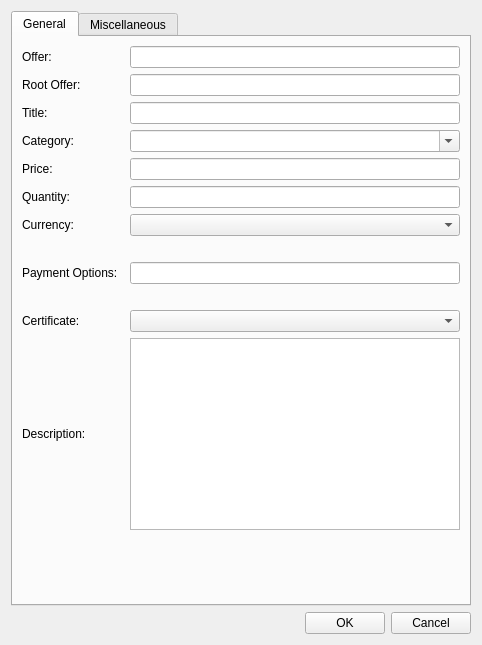
<?xml version="1.0" encoding="UTF-8"?>
<ui version="4.0">
 <class>EditOfferDialog</class>
 <widget class="QWidget" name="EditOfferDialog">
  <property name="geometry">
   <rect>
    <x>0</x>
    <y>0</y>
    <width>482</width>
    <height>645</height>
   </rect>
  </property>
  <property name="windowTitle">
   <string>Edit Offer</string>
  </property>
  <layout class="QVBoxLayout" name="verticalLayout_2">
   <item>
    <widget class="QTabWidget" name="EditOfferDialogTab">
     <property name="currentIndex">
      <number>0</number>
     </property>
     <widget class="QWidget" name="tab_general">
      <attribute name="title">
       <string>General</string>
      </attribute>
      <layout class="QGridLayout" name="gridLayout" columnstretch="0,0">
       <property name="horizontalSpacing">
        <number>12</number>
       </property>
       <item row="0" column="0">
        <widget class="QLabel" name="offerLabel">
         <property name="text">
          <string>Offer:</string>
         </property>
        </widget>
       </item>
       <item row="2" column="1">
        <widget class="QLineEdit" name="nameEdit"/>
       </item>
       <item row="2" column="0">
        <widget class="QLabel" name="label_6">
         <property name="text">
          <string>Title:</string>
         </property>
        </widget>
       </item>
       <item row="3" column="0">
        <widget class="QLabel" name="categoryLabel">
         <property name="text">
          <string>Category:</string>
         </property>
        </widget>
       </item>
       <item row="3" column="1">
        <widget class="QComboBox" name="categoryEdit">
         <property name="editable">
          <bool>true</bool>
         </property>
        </widget>
       </item>
       <item row="4" column="0">
        <widget class="QLabel" name="priceLabel">
         <property name="text">
          <string>Price:</string>
         </property>
        </widget>
       </item>
       <item row="0" column="1">
        <widget class="QLineEdit" name="offerEdit"/>
       </item>
       <item row="4" column="1">
        <widget class="QLineEdit" name="priceEdit"/>
       </item>
       <item row="5" column="0">
        <widget class="QLabel" name="qtyLabel">
         <property name="text">
          <string>Quantity:</string>
         </property>
        </widget>
       </item>
       <item row="5" column="1">
        <widget class="QLineEdit" name="qtyEdit"/>
       </item>
       <item row="11" column="1">
        <widget class="QPlainTextEdit" name="descriptionEdit"/>
       </item>
       <item row="12" column="1">
        <spacer name="verticalSpacer">
         <property name="orientation">
          <enum>Qt::Vertical</enum>
         </property>
         <property name="sizeHint" stdset="0">
          <size>
           <width>20</width>
           <height>40</height>
          </size>
         </property>
        </spacer>
       </item>
       <item row="11" column="0">
        <widget class="QLabel" name="label_7">
         <property name="text">
          <string>Description:</string>
         </property>
        </widget>
       </item>
       <item row="8" column="0">
        <widget class="QLabel" name="paymentOptionsLabel">
         <property name="text">
          <string>Payment Options:</string>
         </property>
        </widget>
       </item>
       <item row="6" column="0">
        <widget class="QLabel" name="currencyLabel">
         <property name="text">
          <string>Currency:</string>
         </property>
        </widget>
       </item>
       <item row="7" column="1">
        <widget class="QLabel" name="currencyDisclaimer">
         <property name="text">
          <string/>
         </property>
         <property name="wordWrap">
          <bool>true</bool>
         </property>
        </widget>
       </item>
       <item row="10" column="1">
        <widget class="QComboBox" name="certEdit"/>
       </item>
       <item row="10" column="0">
        <widget class="QLabel" name="certLabel">
         <property name="text">
          <string>Certificate:</string>
         </property>
        </widget>
       </item>
       <item row="1" column="1">
        <widget class="QLineEdit" name="rootOfferEdit"/>
       </item>
       <item row="1" column="0">
        <widget class="QLabel" name="rootOfferLabel">
         <property name="text">
          <string>Root Offer:</string>
         </property>
        </widget>
       </item>
       <item row="6" column="1">
        <widget class="QComboBox" name="currencyEdit"/>
       </item>
       <item row="9" column="1">
        <widget class="QLabel" name="paymentOptionsDisclaimer">
         <property name="text">
          <string/>
         </property>
         <property name="wordWrap">
          <bool>true</bool>
         </property>
        </widget>
       </item>
       <item row="8" column="1">
        <widget class="QLineEdit" name="paymentOptionsEdit"/>
       </item>
      </layout>
     </widget>
     <widget class="QWidget" name="tab_advanced">
      <attribute name="title">
       <string>Miscellaneous</string>
      </attribute>
      <layout class="QFormLayout" name="formLayout_2">
       <property name="fieldGrowthPolicy">
        <enum>QFormLayout::AllNonFixedFieldsGrow</enum>
       </property>
       <item row="0" column="0">
        <widget class="QLabel" name="identityLabel">
         <property name="text">
          <string>Seller Identity:</string>
         </property>
        </widget>
       </item>
       <item row="0" column="1">
        <widget class="QComboBox" name="identityEdit">
         <property name="enabled">
          <bool>true</bool>
         </property>
        </widget>
       </item>
       <item row="2" column="1">
        <widget class="QLabel" name="identityDisclaimer">
         <property name="text">
          <string/>
         </property>
         <property name="wordWrap">
          <bool>true</bool>
         </property>
        </widget>
       </item>
       <item row="4" column="0">
        <widget class="QLabel" name="label_10">
         <property name="text">
          <string>Identity Rate Peg:</string>
         </property>
        </widget>
       </item>
       <item row="4" column="1">
        <widget class="QLineEdit" name="identityPegEdit"/>
       </item>
       <item row="6" column="0">
        <widget class="QLabel" name="label_12">
         <property name="text">
          <string>Private:</string>
         </property>
        </widget>
       </item>
       <item row="6" column="1">
        <widget class="QComboBox" name="privateEdit">
         <item>
          <property name="text">
           <string>No</string>
          </property>
         </item>
         <item>
          <property name="text">
           <string>Yes</string>
          </property>
         </item>
        </widget>
       </item>
       <item row="7" column="1">
        <widget class="QLabel" name="privateDisclaimer">
         <property name="text">
          <string/>
         </property>
         <property name="wordWrap">
          <bool>true</bool>
         </property>
        </widget>
       </item>
       <item row="8" column="0">
        <widget class="QLabel" name="label">
         <property name="text">
          <string>Safe Search:</string>
         </property>
        </widget>
       </item>
       <item row="8" column="1">
        <widget class="QComboBox" name="safeSearchEdit">
         <item>
          <property name="text">
           <string>Yes</string>
          </property>
         </item>
         <item>
          <property name="text">
           <string>No</string>
          </property>
         </item>
        </widget>
       </item>
       <item row="9" column="1">
        <widget class="QLabel" name="safeSearchDisclaimer">
         <property name="text">
          <string/>
         </property>
         <property name="wordWrap">
          <bool>true</bool>
         </property>
        </widget>
       </item>
       <item row="10" column="0">
        <widget class="QLabel" name="label_2">
         <property name="text">
          <string>Geolocation:</string>
         </property>
        </widget>
       </item>
       <item row="10" column="1">
        <widget class="QLineEdit" name="geoLocationEdit"/>
       </item>
       <item row="11" column="1">
        <widget class="QLabel" name="geolocationDisclaimer">
         <property name="text">
          <string/>
         </property>
         <property name="wordWrap">
          <bool>true</bool>
         </property>
        </widget>
       </item>
       <item row="12" column="0">
        <widget class="QLabel" name="commissionLabel">
         <property name="text">
          <string>Commission:</string>
         </property>
        </widget>
       </item>
       <item row="12" column="1">
        <widget class="QLineEdit" name="commissionEdit"/>
       </item>
       <item row="13" column="1">
        <widget class="QLabel" name="commissionDisclaimer">
         <property name="text">
          <string/>
         </property>
         <property name="wordWrap">
          <bool>true</bool>
         </property>
        </widget>
       </item>
       <item row="14" column="1">
        <spacer name="verticalSpacer_2">
         <property name="orientation">
          <enum>Qt::Vertical</enum>
         </property>
         <property name="sizeHint" stdset="0">
          <size>
           <width>20</width>
           <height>40</height>
          </size>
         </property>
        </spacer>
       </item>
       <item row="5" column="1">
        <widget class="QLabel" name="identityPegDisclaimer">
         <property name="text">
          <string/>
         </property>
         <property name="wordWrap">
          <bool>true</bool>
         </property>
        </widget>
       </item>
      </layout>
     </widget>
    </widget>
   </item>
   <item>
    <layout class="QHBoxLayout" name="horizontalLayout">
     <item>
      <spacer name="horizontalSpacer">
       <property name="orientation">
        <enum>Qt::Horizontal</enum>
       </property>
       <property name="sizeHint" stdset="0">
        <size>
         <width>40</width>
         <height>20</height>
        </size>
       </property>
      </spacer>
     </item>
     <item>
      <widget class="QPushButton" name="okButton">
       <property name="text">
        <string>OK</string>
       </property>
      </widget>
     </item>
     <item>
      <widget class="QPushButton" name="cancelButton">
       <property name="text">
        <string>Cancel</string>
       </property>
      </widget>
     </item>
    </layout>
   </item>
  </layout>
 </widget>
 <resources>
  <include location="../dynamic.qrc"/>
 </resources>
 <connections/>
</ui>
